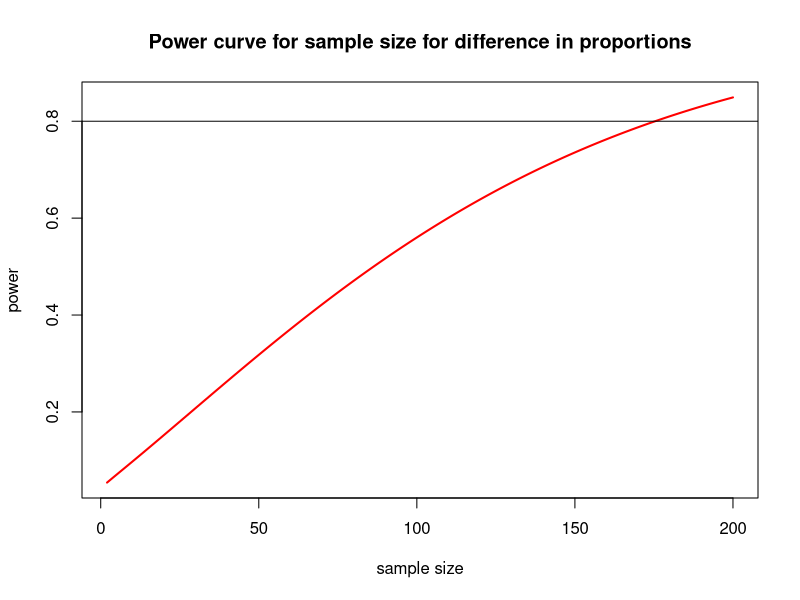

Here is the R script that generated this plot:
## ---- chunk 1
library(pwr)
## ---- chunk 2
pwr.t.test(n = NULL, d = 0.5, sig.level = 0.05, power = 0.8)
## ---- chunk 3
pwr.anova.test(f=0.2,k=3,power=0.80,sig.level=0.05)
## ---- chunk 4
pwr.t.test(n = 20, d = 0.3, sig.level = 0.05, power = NULL)
## ---- chunk 5
pwr.t.test(n = 30, d = 0.3, sig.level = 0.05, power = NULL)
## ---- chunk 6
nvals <- seq(2, 200, length.out = 200)
powvals <- sapply(nvals, function(x) pwr.t.test(d = 0.3, n = x, sig.level = 0.05)$power)
plot(nvals, powvals,
  xlab = "sample size", ylab = "power",
  main = "Power curve for sample size for difference in proportions",
  lwd = 2, col = "red", type = "l"
)
abline(h = 0.8)
